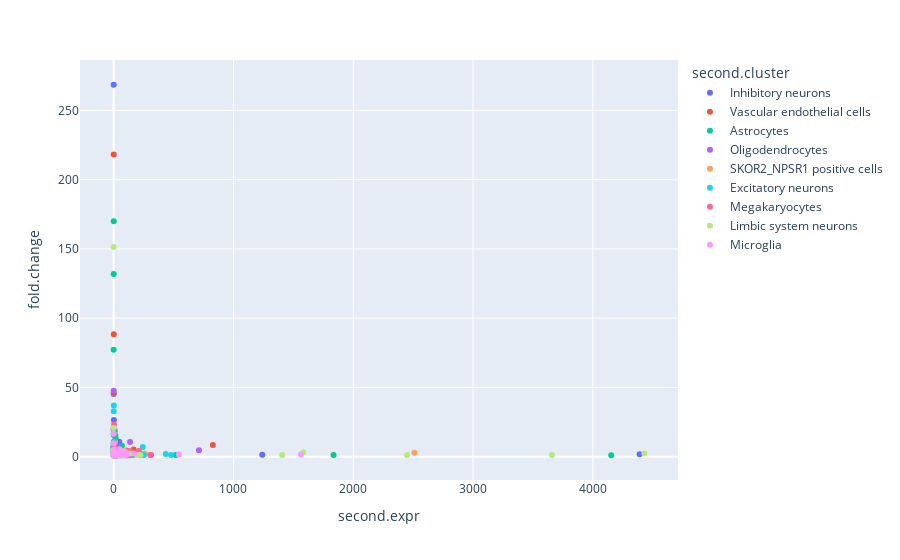

Notebook cell for this chart:
### Code cell
# Second value
#Filter first by cerebrum and cerebellum
exp_cerebr_cerebel=introgression_genesF[(introgression_genesF["OrganSecond"]=="Cerebrum") | (introgression_genesF["OrganSecond"]=="Cerebrum") | (introgression_genesF["OrganSecond"]=="Cerebrum or Cerebellum")]
#Plotting using value of expression and fold change
fig = px.scatter(DE_gene_cellsF[(DE_gene_cellsF["organ"]=="Cerebrum") | (DE_gene_cellsF["organ"]=="Cerebrum")], x="second.expr", y="fold.change", color="second.cluster",
                 hover_name="gene_short_name")

fig.show()

### Figure 1 — Plotly figure (JSON) as saved in the notebook; plotly's stock layout.template omitted (floating-point values rounded to 4 significant figures)
{"data": [{"hovertemplate": "<b>%{hovertext}</b><br><br>second.cluster=Inhibitory neurons<br>second.expr=%{x}<br>fold.change=%{y}<extra></extra>", "hovertext": ["'RP11-10H3.1'", "'SYT6'", "'KIAA1324'", "'ROBO2'", "'FAM110B'", "'XKR4'", "'SLC6A17'", "'SLC16A4'", "'WDR47'", "'PXDNL'", "'HTR1F'", "'RP11-386G21.2'", "'PCMTD1'", "'RP11-284N8.3'", "'GGH'", "'RP4-663N10.1'", "'RP4-666F24.3'", "'RP11-579E24.2'", "'AC022182.1'", "'KCNA3'", "'SLC25A24P1'", "'VAV3-AS1'", "'RSBN1'", "'AC002463.3'", "'RP11-222O23.1'", "'TMEM68'", "'WNT2B'", "'AMIGO1'", "'RP11-579E24.1'", "'FNDC7'", "'RP11-659E9.2'", "'RP4-671G15.2'", "'WNT2'", "'AC003080.4'", "'RP11-110G21.2'", "'TRIM45'", "'RP11-188D8.1'", "'RP11-45K10.2'", "'RP11-12L8.1'", "'RNU6-386P'", "'RP11-328K2.1'", "'RP11-401N18.1'", "'RP11-11C20.3'", "'RP5-1065J22.8'", "'RP11-388G22.1'", "'AL136376.1'", "'RP11-328J2.1'", "'RP11-140I16.3'", "'MIPEPP1'", "'SLC13A1'", "'RP11-17A4.1'", "'HSD3BP5'", "'LAMTOR5-AS1'", "'RP11-446E9.1'", "'RPS3AP12'", "'BCL2L15'", "'RP11-426L16.10'"], "legendgroup": "Inhibitory neurons", "marker": {"color": "#636efa", "symbol": "circle"}, "mode": "markers", "name": "Inhibitory neurons", "orientation": "v", "showlegend": true, "type": "scatter", "x": [0.5083, 47.01, 65.85, 4390.0, 254.1, 1241.0, 31.24, 8.466, 104.4, 28.16, 0.5084, 16.23, 151.8, 22.76, 34.03, 3.877, 5.299, 5.798, 9.417, 8.851, 1.086, 2.168, 57.43, 1.612, 0.3937, 35.98, 28.84, 6.818, 0.8408, 0.6872, 2.07, 1.767, 1.168, 0.9102, 7.196, 5.203, 0.701, 0.3539, 0.3704, 0.4707, 1.806, 0.5689, 0.952, 2.485, 1.045, 1.064, 1.943, 1.393, 0.454, 0.147, 0.2894, 0.1121, 6.541, 0.3346, 1.31, 1.382, 0.05753], "xaxis": "x", "y": [268.6, 10.78, 2.226, 1.765, 1.568, 1.376, 1.75, 6.879, 1.312, 2.447, 45.18, 1.207, 1.12, 7.922, 1.67, 2.918, 2.436, 1.086, 2.356, 9.384, 6.923, 1.961, 1.108, 2.685, 7.001, 1.157, 1.168, 1.077, 2.45, 3.598, 1.498, 1.056, 2.43, 5.502, 1.052, 1.081, 2.421, 2.694, 2.96, 2.095, 1.218, 1.41, 1.015, 1.077, 1.683, 1.146, 26.54, 1.062, 1.778, 4.143, 1.839, 2.639, 1.128, 1.081, 1.306, 1.151, 4.613], "yaxis": "y"}, {"hovertemplate": "<b>%{hovertext}</b><br><br>second.cluster=Vascular endothelial cells<br>second.expr=%{x}<br>fold.change=%{y}<extra></extra>", "hovertext": ["'TFEC'", "'DOCK4'", "'RAP1A'", "'DENND2C'", "'NOTCH2'", "'CADPS2'", "'OLFML3'", "'MDFIC'", "'RP4-543J13.1'", "'CAPZA1'", "'LYPLA1'", "'SLC26A4'", "'PLAG1'", "'CFTR'", "'VANGL1'", "'PRPF38B'", "'IMPAD1'", "'RB1CC1'", "'EFCAB1'", "'FAM46C'", "'DENND2D'", "'VGLL3'", "'NDUFA5'", "'GNAI3'", "'ATP1A1'", "'CCDC71L'", "'GSTM4'", "'SLC26A4-AS1'", "'THAP5'", "'NAA38'", "'MET'", "'GSTM3'", "'FAM86DP'", "'PNPLA8'", "'VTCN1'", "'DOCK4-AS1'", "'AMPD2'", "'RP5-1042I8.7'", "'CYB561D1'", "'RP5-1086K13.1'", "'BCAS2'", "'FEZF1'", "'PPM1J'", "'DCLRE1B'", "'NAP1L4P1'", "'RP11-567J20.1'", "'CTB-13F3.1'", "'DDX20'", "'snoU109'", "'RP11-61D3.1'"], "legendgroup": "Vascular endothelial cells", "marker": {"color": "#EF553B", "symbol": "circle"}, "mode": "markers", "name": "Vascular endothelial cells", "orientation": "v", "showlegend": true, "type": "scatter", "x": [0.9135, 828.0, 166.4, 96.36, 105.4, 308.3, 235.8, 134.3, 1.323, 134.5, 99.64, 4.126, 44.92, 5.481, 35.9, 61.19, 75.89, 174.4, 2.523, 10.45, 0.4166, 7.14, 41.1, 60.1, 63.85, 15.08, 11.95, 1.86, 27.1, 28.44, 5.435, 15.53, 8.913, 64.14, 1.709, 2.371, 15.14, 2.728, 6.802, 0.8796, 22.96, 0.4892, 1.938, 16.79, 0.7537, 0.7293, 0.7781, 11.87, 0.3263, 0.1645], "xaxis": "x", "y": [218.2, 8.386, 5.162, 2.64, 2.161, 1.203, 1.12, 1.051, 88.45, 1.654, 1.861, 10.89, 1.416, 6.232, 3.906, 1.639, 1.215, 1.464, 5.881, 6.991, 45.9, 1.288, 1.416, 1.228, 1.3, 2.441, 1.096, 4.086, 4.979, 1.0, 1.078, 1.253, 1.232, 1.975, 3.671, 3.836, 3.482, 1.392, 1.182, 3.57, 1.158, 3.025, 1.545, 1.095, 2.447, 1.604, 1.13, 1.11, 1.082, 1.167], "yaxis": "y"}, {"hovertemplate": "<b>%{hovertext}</b><br><br>second.cluster=Astrocytes<br>second.expr=%{x}<br>fold.change=%{y}<extra></extra>", "hovertext": ["'CTB-111H14.1'", "'CSF1'", "'RHOC'", "'SLC16A1'", "'KCND3'", "'GPSM2'", "'NKAIN3'", "'LRRN3'", "'NRCAM'", "'PTPRZ1'", "'RP11-163N6.2'", "'ADORA3'", "'GBE1'", "'OPRK1'", "'SOX17'", "'TSPAN12'", "'AHCYL1'", "'HBP1'", "'RP11-260O18.1'", "'C7orf60'", "'FAM3C'", "'RP11-56A10.1'", "'RP11-513O17.2'", "'KCNA2'", "'CGGBP1'", "'WARS2'", "'TTF2'", "'TCEA1'", "'CTB-30L5.1'", "'RP5-1101C3.1'", "'RP11-31F15.2'", "'PSRC1'", "'DLD'", "'AKNAD1'", "'ZNF717'", "'DNAJB9'", "'LRIG2'", "'CLCC1'", "'RP11-88H9.2'", "'RP11-162D9.3'", "'RP11-109P6.2'", "'RP11-803B1.8'", "'ST7-AS1'", "'RP5-836N10.1'", "'AC004112.4'", "'AC068610.3'", "'RNU6-581P'", "'AC068610.5'", "'RNU6-817P'", "'RP4-773A18.4'", "'RP11-27K13.3'", "'RP11-90H3.1'", "'UBL4B'", "'GSTM1'", "'C3orf38'", "'RP11-546K22.1'", "'RP5-1065J22.2'", "'RP4-735C1.4'", "'ALG1L6P'", "'RP11-803B1.2'", "'FAM19A3'", "'RP11-483I13.5'", "'CTD-3046C4.1'", "'AC090186.1'", "'RP11-354H21.1'"], "legendgroup": "Astrocytes", "marker": {"color": "#00cc96", "symbol": "circle"}, "mode": "markers", "name": "Astrocytes", "orientation": "v", "showlegend": true, "type": "scatter", "x": [8.983, 14.39, 16.51, 68.92, 239.2, 94.38, 1836.0, 223.2, 517.9, 4153.0, 73.37, 0.7442, 73.96, 5.554, 0.2604, 31.41, 120.1, 48.18, 13.56, 113.7, 62.31, 1.065, 13.99, 9.383, 100.4, 48.15, 18.68, 50.54, 2.74, 6.495, 17.76, 9.959, 26.85, 31.65, 15.96, 12.2, 56.26, 51.32, 1.592, 0.3257, 0.5274, 5.472, 1.098, 0.3099, 8.299, 1.09, 0.9942, 1.174, 0.8162, 1.547, 1.242, 0.3866, 0, 1.127, 27.27, 1.533, 0.4857, 0.5458, 0.7847, 0.8118, 0.1961, 0.4793, 0.6921, 1.053, 0.1377], "xaxis": "x", "y": [18.32, 15.3, 12.86, 7.81, 1.979, 1.525, 1.165, 1.158, 1.124, 1.042, 1.312, 170.0, 3.031, 9.54, 131.9, 1.167, 2.273, 1.419, 2.505, 1.513, 1.5, 15.62, 1.158, 2.795, 1.004, 1.111, 1.597, 1.063, 2.827, 1.305, 1.215, 2.429, 1.627, 1.113, 1.351, 1.228, 1.207, 1.102, 2.045, 6.137, 3.651, 1.302, 1.913, 9.21, 1.052, 1.132, 1.57, 1.391, 1.019, 1.049, 1.105, 1.63, 77.1, 1.034, 1.003, 1.378, 1.211, 1.552, 1.528, 1.137, 1.341, 1.144, 1.653, 1.284, 1.032], "yaxis": "y"}, {"hovertemplate": "<b>%{hovertext}</b><br><br>second.cluster=Oligodendrocytes<br>second.expr=%{x}<br>fold.change=%{y}<extra></extra>", "hovertext": ["'CA8'", "'NTNG1'", "'FAM212B'", "'PHGDH'", "'CYP7B1'", "'RP11-400K9.4'", "'PTGFRN'", "'GPR22'", "'NSMAF'", "'TBX15'", "'ATP1A1OS'", "'RP11-159G9.5'", "'RP11-418J17.1'", "'ENPP7P2'", "'RP11-110G21.1'", "'RP11-53M11.3'", "'CTD-2026G6.3'", "'RP11-386G21.1'", "'RP11-418J17.3'", "'CD101'", "'FEZF1-AS1'", "'RP1'", "'ING3'", "'RNU4-50P'", "'RP11-560I19.1'", "'RP11-25K19.1'", "'RP11-1081M5.1'", "'AC005487.2'", "'RP11-520D19.2'", "'RP11-442A17.2'", "'RP11-451B8.1'", "'CTD-2339F6.1'", "'RP11-1081M5.2'", "'RPS3AP15'", "'RP4-753F5.1'", "'RP11-648L3.2'"], "legendgroup": "Oligodendrocytes", "marker": {"color": "#ab63fa", "symbol": "circle"}, "mode": "markers", "name": "Oligodendrocytes", "orientation": "v", "showlegend": true, "type": "scatter", "x": [136.8, 712.0, 61.77, 24.25, 80.18, 10.14, 68.56, 9.31, 107.4, 1.829, 20.49, 88.59, 74.78, 7.606, 13.58, 0.08889, 5.21, 4.581, 5.047, 8.685, 0.4187, 0.1377, 21.46, 1.714, 0.09049, 4.478, 0.3496, 0.2499, 1.156, 0.9061, 0.5111, 0.3677, 0.1866, 0.2471, 0.3972, 3.636], "xaxis": "x", "y": [10.55, 4.677, 2.282, 2.851, 1.458, 3.318, 1.676, 3.252, 1.041, 9.227, 1.071, 1.579, 1.355, 2.056, 1.094, 47.63, 1.516, 1.13, 1.08, 1.085, 7.343, 20.2, 1.069, 1.585, 19.64, 1.088, 3.329, 3.536, 1.114, 1.025, 1.586, 1.778, 1.988, 1.283, 1.184, 1.014], "yaxis": "y"}, {"hovertemplate": "<b>%{hovertext}</b><br><br>second.cluster=SKOR2_NPSR1 positive cells<br>second.expr=%{x}<br>fold.change=%{y}<extra></extra>", "hovertext": ["'CAV2'", "'KCND2'", "'TES'", "'RP11-32K4.1'", "'SPAG17'", "'CNTN3'", "'VAV3'", "'AASS'", "'IQUB'", "'AC003088.1'", "'RP4-797C5.2'", "'CADM2-AS2'", "'ST7L'", "'ANKRD7'", "'OVGP1'", "'LAMB4'", "'ZNF697'", "'HENMT1'", "'RP11-21C4.1'", "'RP4-773N10.6'", "'C1orf162'", "'RP11-770E5.1'", "'AP4B1'", "'LINC00968'", "'FAM150A'", "'RP11-30L15.6'", "'AC004014.3'", "'RP11-379I19.1'", "'RP11-736E3.1'", "'RP5-834N19.1'", "'RP5-1074L1.4'", "'RP11-401H2.1'", "'RP11-159M11.2'", "'AC003989.3'", "'SYPL2'", "'CTD-3025N20.2'", "'RP4-730K3.3'", "'RP5-1160K1.3'", "'RP11-91I20.4'", "'RP11-787D18.2'"], "legendgroup": "SKOR2_NPSR1 positive cells", "marker": {"color": "#FFA15A", "symbol": "circle"}, "mode": "markers", "name": "SKOR2_NPSR1 positive cells", "orientation": "v", "showlegend": true, "type": "scatter", "x": [11.7, 2511.0, 39.05, 261.4, 61.06, 307.4, 238.4, 117.1, 7.575, 12.43, 3.675, 4.884, 92.28, 4.17, 6.339, 4.728, 10.07, 5.732, 0.5334, 0.7141, 2.905, 12.91, 11.49, 1.278, 0.941, 1.384, 0.3902, 0.1055, 1.656, 0.3344, 5.569, 0.2948, 0.242, 0.6923, 0.1801, 0.5361, 0.3811, 0.6161, 0.2733, 0.4206], "xaxis": "x", "y": [10.37, 2.89, 2.424, 2.198, 2.059, 1.429, 1.305, 1.015, 4.239, 1.482, 2.6, 1.937, 1.071, 1.188, 1.098, 1.435, 1.956, 1.115, 4.658, 2.705, 2.556, 1.139, 1.063, 2.911, 1.563, 1.741, 3.899, 5.305, 1.175, 1.797, 1.061, 1.231, 1.645, 1.129, 2.865, 1.78, 1.184, 1.304, 1.076, 1.145], "yaxis": "y"}, {"hovertemplate": "<b>%{hovertext}</b><br><br>second.cluster=Excitatory neurons<br>second.expr=%{x}<br>fold.change=%{y}<extra></extra>", "hovertext": ["'PRKAR2B'", "'RGS20'", "'TOX'", "'CTTNBP2'", "'ST18'", "'MAGI3'", "'TSPAN2'", "'SNAI2'", "'COG5'", "'BCAP29'", "'CSDE1'", "'CELSR2'", "'PENK'", "'CTTNBP2NL'", "'RP11-17A4.2'", "'WNT16'", "'LAMTOR5'", "'RNU6-1331P'", "'RP11-1D12.1'", "'NRAS'", "'CTA-360L10.1'", "'RP5-1049N15.2'", "'C1orf194'", "'TMEM167B'", "'RP11-31F15.1'", "'ST7-AS2'", "'PTPN22'", "'CBLL1'", "'ST7-OT4'", "'ALX3'", "'TRIM33'", "'U3'", "'NGF'", "'WDR3'", "'RP4-773N10.4'", "'RP11-705O24.1'", "'RP11-759A9.1'", "'RP4-655J12.4'", "'ATXN7L2'", "'CASQ2'", "'AC002467.7'", "'DUS4L'", "'AC000111.6'", "'RP11-6B4.1'", "'RBMX2P3'", "'RP11-659E9.4'", "'CHIAP3'", "'CTA-363E19.2'", "'LINC00622'"], "legendgroup": "Excitatory neurons", "marker": {"color": "#19d3f3", "symbol": "circle"}, "mode": "markers", "name": "Excitatory neurons", "orientation": "v", "showlegend": true, "type": "scatter", "x": [243.5, 61.05, 435.0, 480.3, 64.53, 250.8, 60.41, 1.775, 226.6, 105.4, 146.3, 149.3, 21.04, 114.6, 8.491, 0.5035, 12.09, 2.176, 19.05, 13.22, 10.18, 0.3371, 1.116, 17.42, 75.37, 9.169, 2.255, 17.42, 45.74, 0.3999, 208.6, 1.023, 1.677, 22.44, 4.784, 1.125, 0.9113, 1.515, 5.462, 0.9727, 0.3344, 8.302, 0.1785, 0.8844, 0.4006, 0.5205, 0.2762, 0.8313, 0.1984], "xaxis": "x", "y": [6.874, 3.5, 1.829, 1.242, 1.195, 1.176, 1.395, 36.9, 1.87, 1.365, 1.967, 1.116, 2.69, 1.374, 3.037, 32.85, 3.568, 4.842, 1.348, 2.347, 1.782, 16.95, 7.132, 1.637, 1.09, 1.241, 5.628, 1.412, 1.019, 10.47, 1.237, 3.64, 3.555, 3.712, 1.677, 2.722, 1.016, 1.907, 1.037, 2.108, 4.632, 1.03, 2.777, 1.875, 2.183, 1.145, 1.247, 1.032, 2.303], "yaxis": "y"}, {"hovertemplate": "<b>%{hovertext}</b><br><br>second.cluster=Megakaryocytes<br>second.expr=%{x}<br>fold.change=%{y}<extra></extra>", "hovertext": ["'CAV1'", "'LAMB1'", "'LYN'", "'CPED1'", "'CD53'", "'RPS20'", "'IGSF3'", "'SORT1'", "'ST7'", "'SDCBP'", "'RP4-735C1.6'", "'STXBP3'", "'CAPZA2'", "'PIK3CG'", "'HIPK1'", "'RAB2A'", "'BHLHE22'", "'MOV10'", "'TTPA'", "'DRAM2'", "'ASPH'", "'ZNF277'", "'TAF13'", "'AC002066.1'", "'SARS'", "'CHMP2B'", "'GSTM5'"], "legendgroup": "Megakaryocytes", "marker": {"color": "#FF6692", "symbol": "circle"}, "mode": "markers", "name": "Megakaryocytes", "orientation": "v", "showlegend": true, "type": "scatter", "x": [33.03, 110.6, 210.6, 139.8, 99.8, 80.69, 97.14, 214.3, 307.5, 130.7, 3.427, 76.55, 106.9, 61.88, 63.37, 311.3, 47.26, 34.67, 2.155, 34.3, 116.8, 78.71, 18.43, 12.26, 45.85, 33.03, 5.551], "xaxis": "x", "y": [5.949, 4.513, 4.175, 3.908, 3.745, 3.164, 1.495, 1.304, 1.109, 1.113, 23.12, 1.419, 2.474, 1.012, 1.388, 1.134, 1.115, 1.152, 9.114, 2.745, 1.178, 1.698, 1.854, 1.557, 1.46, 1.067, 1.477], "yaxis": "y"}, {"hovertemplate": "<b>%{hovertext}</b><br><br>second.cluster=Limbic system neurons<br>second.expr=%{x}<br>fold.change=%{y}<extra></extra>", "hovertext": ["'FAM102B'", "'FOXP2'", "'CADM2'", "'LINC00966'", "'EPHA3'", "'ROBO1'", "'SNTG1'", "'CLVS1'", "'SLC22A15'", "'GPR85'", "'RP3-522D1.1'", "'KCNC4'", "'SDR16C5'", "'PHTF1'", "'SIKE1'", "'SLC25A24'", "'RP11-389O22.1'", "'CEPT1'", "'RP11-426L16.8'", "'RP11-458K10.1'", "'CADM2-AS1'", "'NHLH2'", "'GPR61'", "'MAN1A2'", "'AC073071.1'", "'RP11-359D24.1'", "'PRMT6'", "'PRKRIRP2'", "'RP11-33I11.2'", "'PPP1R3A'", "'RP11-552M11.8'", "'AC073626.2'", "'snoU13'", "'RN7SL751P'", "'RP11-270C12.3'", "'STRIP1'", "'RP5-1073O3.7'", "'RP5-1073O3.2'", "'MYBPHL'", "'RP5-1065J22.4'", "'KCND3-IT1'", "'LINC00971'", "'GNAT2'", "'MAB21L3'", "'RP11-246K15.1'", "'RP11-24P14.1'", "'ASZ1'", "'RP11-512F24.1'", "'RP11-16E18.3'", "'AP4B1-AS1'", "'AC002465.2'"], "legendgroup": "Limbic system neurons", "marker": {"color": "#B6E880", "symbol": "circle"}, "mode": "markers", "name": "Limbic system neurons", "orientation": "v", "showlegend": true, "type": "scatter", "x": [89.09, 1583.0, 4430.0, 133.5, 1408.0, 3659.0, 2448.0, 223.9, 87.44, 40.76, 20.13, 24.2, 5.258, 75.05, 18.41, 48.99, 65.36, 50.25, 5.098, 1.985, 5.735, 5.295, 3.657, 197.3, 1.809, 0.804, 4.008, 2.473, 1.24, 2.042, 3.215, 0.8712, 0.8756, 1.079, 0.5781, 32.72, 0.8096, 1.235, 1.169, 0.4731, 0.2037, 0.76, 0.2939, 0.2501, 0.3822, 0.6381, 0.4055, 0.2526, 0.9289, 1.878, 0.09495], "xaxis": "x", "y": [3.776, 3.201, 2.285, 2.251, 1.24, 1.224, 1.22, 1.186, 1.044, 1.319, 2.111, 1.101, 2.305, 1.357, 2.443, 1.113, 1.223, 2.202, 3.047, 3.537, 1.947, 1.576, 1.045, 1.113, 3.035, 4.502, 1.846, 1.357, 1.256, 1.401, 1.33, 1.354, 4.609, 1.406, 1.733, 1.7, 1.023, 1.094, 1.37, 1.779, 3.579, 1.172, 151.4, 3.039, 1.243, 1.559, 1.256, 1.247, 1.469, 1.04, 20.63], "yaxis": "y"}, {"hovertemplate": "<b>%{hovertext}</b><br><br>second.cluster=Microglia<br>second.expr=%{x}<br>fold.change=%{y}<extra></extra>", "hovertext": ["'IMMP2L'", "'CHD7'", "'IFRD1'", "'CD58'", "'UBXN2B'", "'PIFO'", "'LINC00998'", "'PSMA5'", "'WARS2-IT1'", "'ATP5F1'", "'ATP6V1H'", "'GSTM2'", "'WDR77'", "'ZNF654'", "'YTHDF3'", "'GDAP2'", "'TGS1'", "'CHCHD7'", "'TMEM168'", "'MRPL15'", "'RP5-1074L1.1'", "'RBM15'", "'LRIF1'", "'RP5-1180E21.5'", "'IMMP2L-IT1'", "'RP11-91I20.1'", "'snoU13'", "'RP5-884M6.1'", "'RP5-965F6.2'", "'RP11-552M11.4'", "'RP11-96K19.4'", "'SCARNA2'", "'RP11-47P18.1'", "'AC068522.4'", "'RP11-96K19.2'", "'RP11-47P18.2'", "'AC002543.2'", "'LSMEM1'", "'SLC26A3'", "'CBX5P1'", "'SYCP1'", "'RP11-546K22.3'"], "legendgroup": "Microglia", "marker": {"color": "#FF97FF", "symbol": "circle"}, "mode": "markers", "name": "Microglia", "orientation": "v", "showlegend": true, "type": "scatter", "x": [1563.0, 545.2, 171.8, 51.21, 63.55, 0.7733, 9.596, 23.7, 1.077, 33.83, 109.4, 11.24, 9.373, 18.09, 98.75, 73.97, 40.58, 12.66, 104.0, 12.02, 4.539, 7.519, 14.43, 6.767, 1.712, 0.7039, 1.068, 0.352, 0.8904, 2.524, 0.7702, 0.7017, 0.653, 1.179, 1.216, 0.7853, 0.4702, 3.047, 0.7628, 0.2364, 1.032, 0.6675], "xaxis": "x", "y": [1.62, 1.473, 2.287, 5.38, 1.006, 16.54, 2.418, 2.12, 9.667, 1.777, 2.132, 1.016, 1.876, 1.534, 2.956, 1.247, 1.309, 5.224, 1.334, 1.268, 1.212, 1.477, 1.064, 1.001, 1.299, 2.622, 1.287, 1.757, 1.057, 1.044, 1.04, 1.905, 1.187, 1.093, 1.046, 1.612, 1.179, 1.124, 1.074, 1.593, 1.039, 1.48], "yaxis": "y"}], "layout": {"legend": {"title": {"text": "second.cluster"}, "tracegroupgap": 0}, "margin": {"t": 60}, "xaxis": {"anchor": "y", "domain": [0, 1], "title": {"text": "second.expr"}}, "yaxis": {"anchor": "x", "domain": [0, 1], "title": {"text": "fold.change"}}}}
